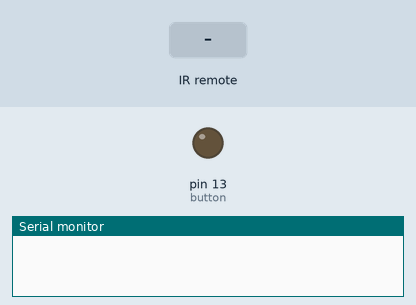
Simulated run of this sketch. Board: Arduino Uno, built with avr-gcc and run on an emulated ATmega328P. Shown: output pins drawn as LEDs (lit = HIGH), the last lines printed to the serial monitor. Dashed ring = blinking. The inputs (shaded band) are chosen by the test bench.

Above: at 1.2 s.
1.3 s: infrared code 0xFFA25D received
At 2.1 s:
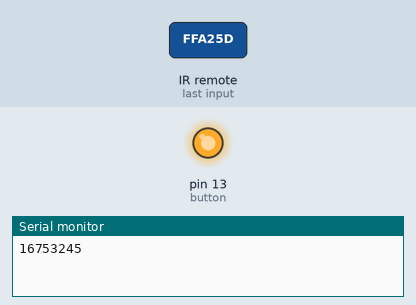
2.8 s: infrared code 0xFF629D received
At 2.96 s:
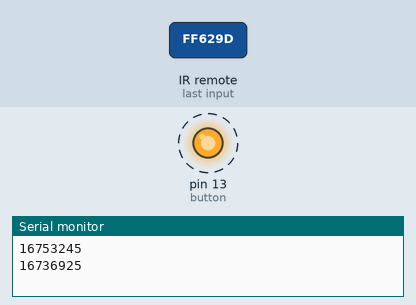
Timing chart, 0 to 11.8 s (numbered marks = the images above; inputs shaded):
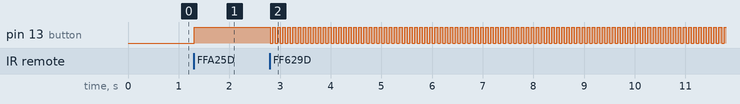

The sketch:

IRsketch_ino.ino
```cpp
#include <IRremote.h>

int RECV_PIN = 11;
boolean blinkMode = false, power = false;
char ctrlSignal;

IRrecv irrecv(RECV_PIN);

decode_results results;

void setup()
{
  Serial.begin(9600);
  pinMode(13, OUTPUT);
  irrecv.enableIRIn(); // Start the receiver
}

void loop() {

  if (irrecv.decode(&results)) {
    Serial.println(results.value);
    if(results.value == 16753245)//power button
    {
      if(!blinkMode)
      {
        if(digitalRead(13) == LOW)
          {
            digitalWrite(13, HIGH);
          }
        else
        {
          digitalWrite(13, LOW);
        }
      }
      else
      {
        blinkMode = false;
        digitalWrite(13, LOW);
      }
    }
    else if(results.value == 16736925 && digitalRead(13) == HIGH)//change mode button
        {
          if(blinkMode)
            blinkMode = false;
          else
            blinkMode = true;
        }
    irrecv.resume(); // Receive the next value

  }

  if(blinkMode)
    {
      digitalWrite(13, LOW);
      delay(50);
      digitalWrite(13, HIGH);
      delay(50);
    }
    else
      delay(100);
}
```

Measured:
- after the input at 1.3 s, pin 13 (button): LOW → HIGH at once
- after the input at 2.8 s, pin 13 (button): alternates HIGH for 0.05 s and LOW for 0.05 s, starting at once
